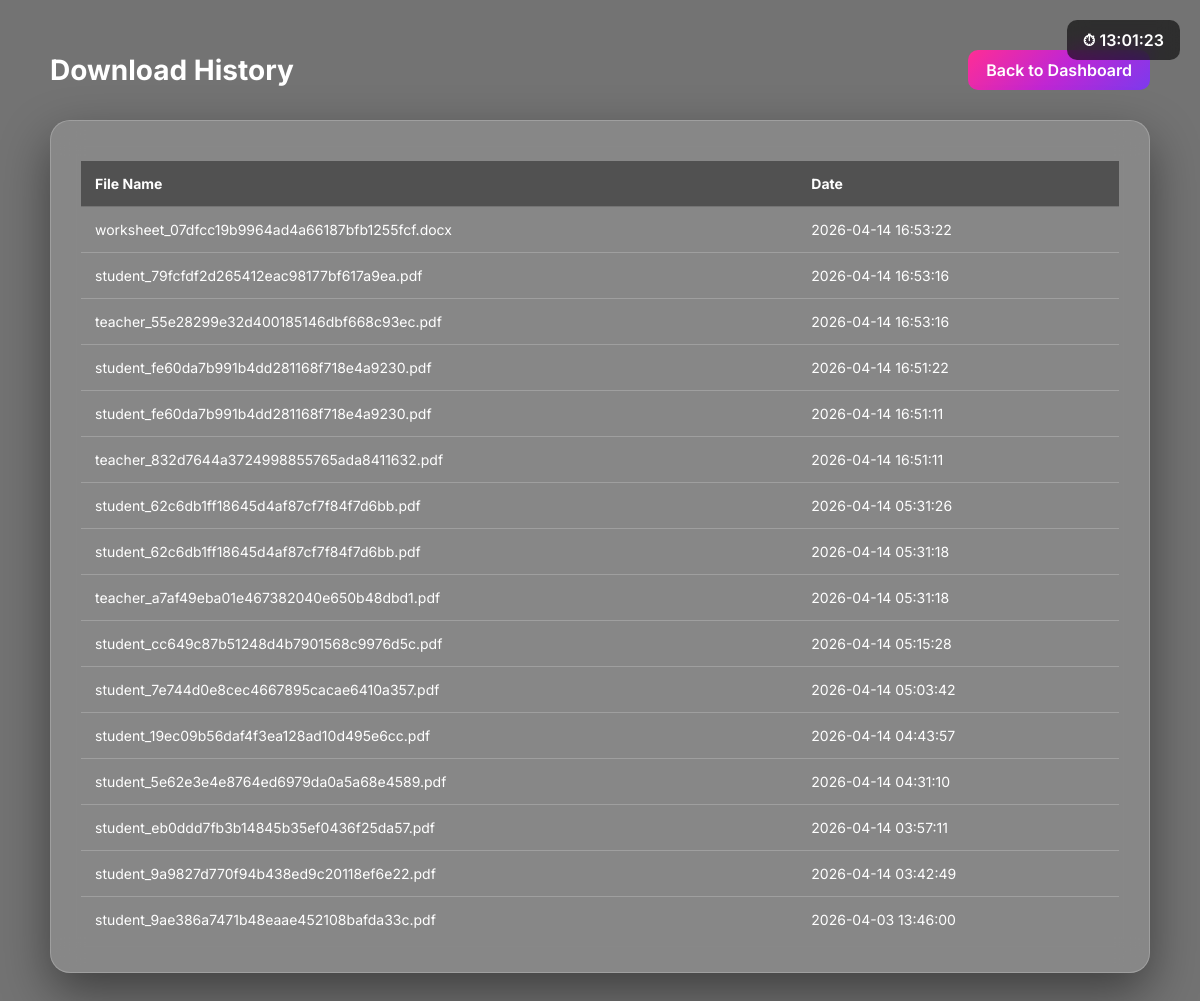
Screenshot of /history (signed in) with the database file from the repository.
### tables this page shows
CREATE TABLE downloads (
            id INTEGER PRIMARY KEY AUTOINCREMENT,
            username TEXT,
            file_name TEXT,
            download_time DATETIME DEFAULT CURRENT_TIMESTAMP
        );

### main.py (the view)
@app.get("/history", response_class=HTMLResponse)
async def history(request: Request):
    user = get_current_user(request)
    downloads = get_user_downloads(user["username"])
    return templates.TemplateResponse(
        request,
        "history.html",
        {"request": request, "downloads": downloads}
    )

### templates/history.html (shortened to what this page needs)
<!DOCTYPE html>
<html lang="en">
<head>
</head>
<body>
<div id="timerBox">
⏱ <span id="timer">00:00</span>
</div>
<div class="header">
<div class="title">
Download History
</div>
<a class="back-btn" href="/">
Back to Dashboard
</a>
</div>
<div class="card">
<table>
<tr>
<th>File Name</th>
<th>Date</th>
</tr>
{% for d in downloads %}
<tr>
<td>
{{ d.file_name }}
</td>
<td>
{{ d.download_time }}
</td>
</tr>
{% else %}
<tr>
<td colspan="2" class="empty">
No downloads yet
</td>
</tr>
{% endfor %}
</table>
</div>
</body>
</html>

### templates/history.html (style rules this page uses)
* { margin:0; padding:0; box-sizing:border-box; }
body { font-family:"Inter",sans-serif; background:url("/static/css/bg.webp") center/cover no-repeat fixed; min-height:100vh; padding:50px; color:white; }
body::before { content:""; position:fixed; inset:0; background:rgba(0,0,0,0.55); z-index:-1; }
.header { display:flex; align-items:center; justify-content:space-between; margin-bottom:30px; }
.title { font-size:28px; font-weight:700; }
.back-btn { padding:10px 18px; border-radius:10px; text-decoration:none; color:white; background:linear-gradient( 135deg, #ff2d95, #c026d3, #7c3aed ); font-weight:600; }
.card { background:rgba(255,255,255,0.15); backdrop-filter:blur(15px); border:1px solid rgba(255,255,255,.2); border-radius:20px; padding:30px; box-shadow:0 20px 50px rgba(0,0,0,.45); }
table { width:100%; border-collapse:collapse; margin-top:10px; }
th { text-align:left; padding:14px; font-size:14px; background:rgba(0,0,0,.4); }
td { padding:14px; border-top:1px solid rgba(255,255,255,.2); font-size:14px; }
#timerBox { position:fixed; top:20px; right:20px; background:rgba(0,0,0,.6); padding:10px 16px; border-radius:10px; font-weight:600; backdrop-filter:blur(10px); }

### rows the page displays
downloads: file_name "worksheet_07dfcc19b9964ad4a66187bfb1255fcf.docx", download_time "2026-04-14 16:53:22"
downloads: file_name "student_79fcfdf2d265412eac98177bf617a9ea.pdf", download_time "2026-04-14 16:53:16"
downloads: file_name "teacher_55e28299e32d400185146dbf668c93ec.pdf", download_time "2026-04-14 16:53:16"
downloads: file_name "student_fe60da7b991b4dd281168f718e4a9230.pdf", download_time "2026-04-14 16:51:22"
downloads: file_name "student_fe60da7b991b4dd281168f718e4a9230.pdf", download_time "2026-04-14 16:51:11"
downloads: file_name "teacher_832d7644a3724998855765ada8411632.pdf", download_time "2026-04-14 16:51:11"
downloads: file_name "student_62c6db1ff18645d4af87cf7f84f7d6bb.pdf", download_time "2026-04-14 05:31:26"
downloads: file_name "student_62c6db1ff18645d4af87cf7f84f7d6bb.pdf", download_time "2026-04-14 05:31:18"
downloads: file_name "teacher_a7af49eba01e467382040e650b48dbd1.pdf", download_time "2026-04-14 05:31:18"
downloads: file_name "student_cc649c87b51248d4b7901568c9976d5c.pdf", download_time "2026-04-14 05:15:28"
downloads: file_name "student_7e744d0e8cec4667895cacae6410a357.pdf", download_time "2026-04-14 05:03:42"
downloads: file_name "student_19ec09b56daf4f3ea128ad10d495e6cc.pdf", download_time "2026-04-14 04:43:57"
downloads: file_name "student_5e62e3e4e8764ed6979da0a5a68e4589.pdf", download_time "2026-04-14 04:31:10"
downloads: file_name "student_eb0ddd7fb3b14845b35ef0436f25da57.pdf", download_time "2026-04-14 03:57:11"
downloads: file_name "student_9a9827d770f94b438ed9c20118ef6e22.pdf", download_time "2026-04-14 03:42:49"
downloads: file_name "student_9ae386a7471b48eaae452108bafda33c.pdf", download_time "2026-04-03 13:46:00"
